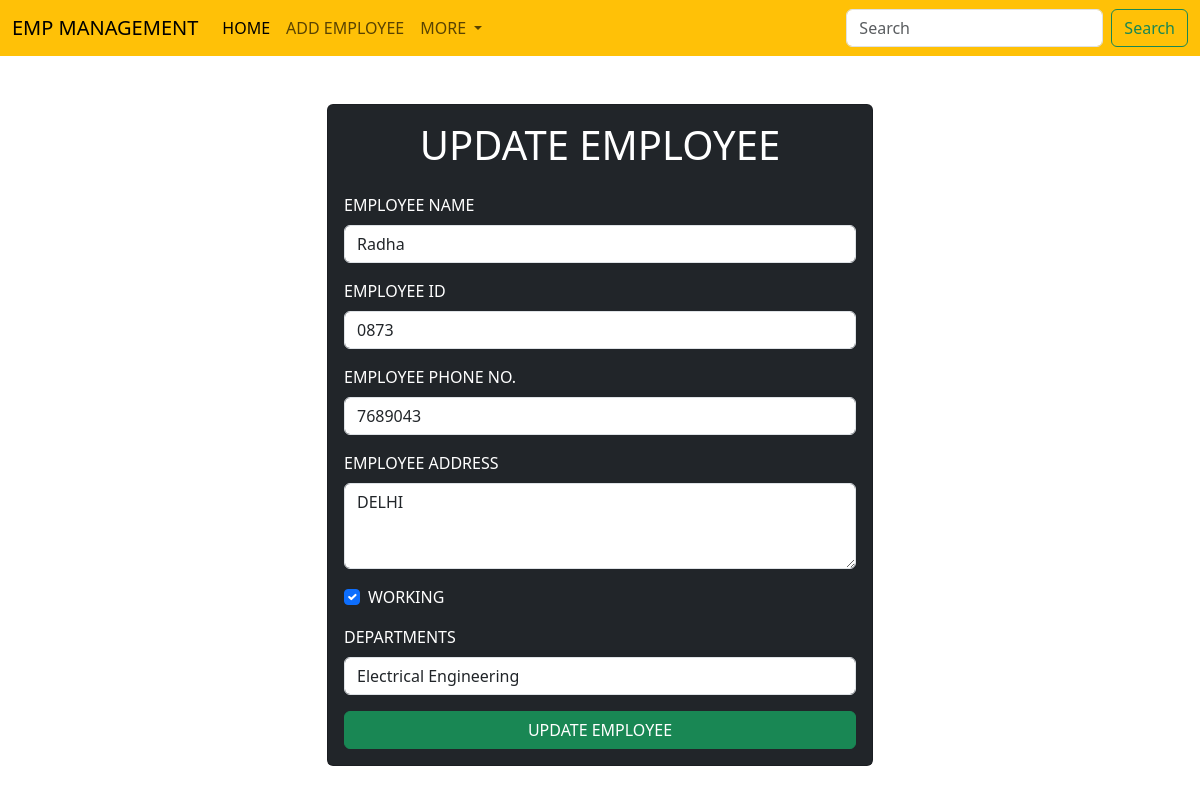
The app's page /emp/update-emp/1/ with its own data.
### emp/models.py (models this page shows, shortened)
class Emp(models.Model):
    name = models.CharField(max_length=200)
    emp_id = models.CharField(max_length=200)
    phone = models.CharField(max_length=10)
    address = models.CharField(max_length=150)
    working = models.BooleanField(default=True)
    department = models.CharField(max_length=10)

### emp/views.py (the view)
# urls.py: path("update-emp/<int:emp_id>/", update_emp, name="update_emp"),  # Named URL for better reference
def update_emp(request, emp_id):
    emp = get_object_or_404(Emp, pk=emp_id)
    return render(request, "emp/update_emp.html", {
        'emp': emp
    })

### templates/emp/update_emp.html (shortened to what this page needs)
<!DOCTYPE html>
<html lang="en">
  <head>
    <link
      href="https://cdn.jsdelivr.net/npm/bootstrap@5.3.3/dist/css/bootstrap.min.css"
      rel="stylesheet"
    />
  </head>
  <body>
    {% include 'emp/navbar.html' %}
    <div class="container mt-5">
      <div class="row">
        <div class="col-md-6 offset-md-3">
          <div class="card bg-dark text-white">
            <div class="card-body">
              <h1 class="text-center">UPDATE EMPLOYEE</h1>
              <form class="mt-4" action="/emp/do-update-emp/{{ emp.id }}/" method="POST">
                <div class="mb-3">
                  <label for="employeeName" class="form-label">EMPLOYEE NAME</label>
                  <input type="text" class="form-control" id="employeeName" placeholder="Enter employee name" name="emp_name" value="{{ emp.name }}" required />
                </div>
                <div class="mb-3">
                  <label for="id" class="form-label">EMPLOYEE ID</label>
                  <input type="text" class="form-control" id="id" placeholder="Enter employee ID" name="emp_id" value="{{ emp.emp_id }}" required />
                </div>
                <div class="mb-3">
                  <label for="phone" class="form-label">EMPLOYEE PHONE NO.</label>
                  <input type="text" class="form-control" id="phone" placeholder="Enter employee phone number" name="emp_phone" value="{{ emp.phone }}" required />
                </div>
                <div class="mb-3">
                  <label for="address" class="form-label">EMPLOYEE ADDRESS</label>
                  <textarea class="form-control" id="address" rows="3" placeholder="Enter employee address" name="emp_address" required>{{ emp.address }}</textarea>
                </div>
                <div class="mb-3 form-check">
                  <input
                    id="working"
                    name="emp_working"
                    type="checkbox"
                    class="form-check-input"
                    {% if emp.working %}checked{% endif %}
                  />
                  <label class="form-check-label" for="working">WORKING</label>
                </div>
                <div class="mb-3">
                  <label for="department" class="form-label">DEPARTMENTS</label>
                  <select name="emp_department" id="department" class="form-control" required>
                    <option value="EE" {% if emp.department == 'EE' %}selected{% endif %}>Electrical Engineering</option>
                  </select>
                </div>
                <button type="submit" class="btn btn-success w-100">UPDATE EMPLOYEE</button>
              </form>
            </div>
          </div>
        </div>
      </div>
    </div>
  </body>
</html>

### records on screen
Emp: emp_name "Radha", emp_id "0873", emp_phone "7689043", emp_address "DELHI", working "☑", emp_department "Electrical Engineering"
